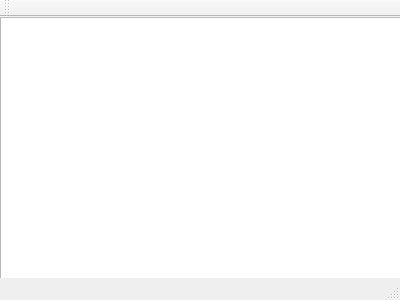
<?xml version="1.0" encoding="UTF-8"?>
<ui version="4.0">
 <class>MainWindow</class>
 <widget class="QMainWindow" name="MainWindow">
  <property name="geometry">
   <rect>
    <x>0</x>
    <y>0</y>
    <width>400</width>
    <height>300</height>
   </rect>
  </property>
  <property name="windowTitle">
   <string>MainWindow</string>
  </property>
  <widget class="QWidget" name="centralWidget">
   <widget class="QGraphicsView" name="graphicsView">
    <property name="geometry">
     <rect>
      <x>0</x>
      <y>0</y>
      <width>401</width>
      <height>281</height>
     </rect>
    </property>
   </widget>
  </widget>
  <widget class="QMenuBar" name="menuBar">
   <property name="geometry">
    <rect>
     <x>0</x>
     <y>0</y>
     <width>400</width>
     <height>21</height>
    </rect>
   </property>
  </widget>
  <widget class="QToolBar" name="mainToolBar">
   <attribute name="toolBarArea">
    <enum>TopToolBarArea</enum>
   </attribute>
   <attribute name="toolBarBreak">
    <bool>false</bool>
   </attribute>
  </widget>
  <widget class="QStatusBar" name="statusBar"/>
 </widget>
 <layoutdefault spacing="6" margin="11"/>
 <resources/>
 <connections/>
</ui>
